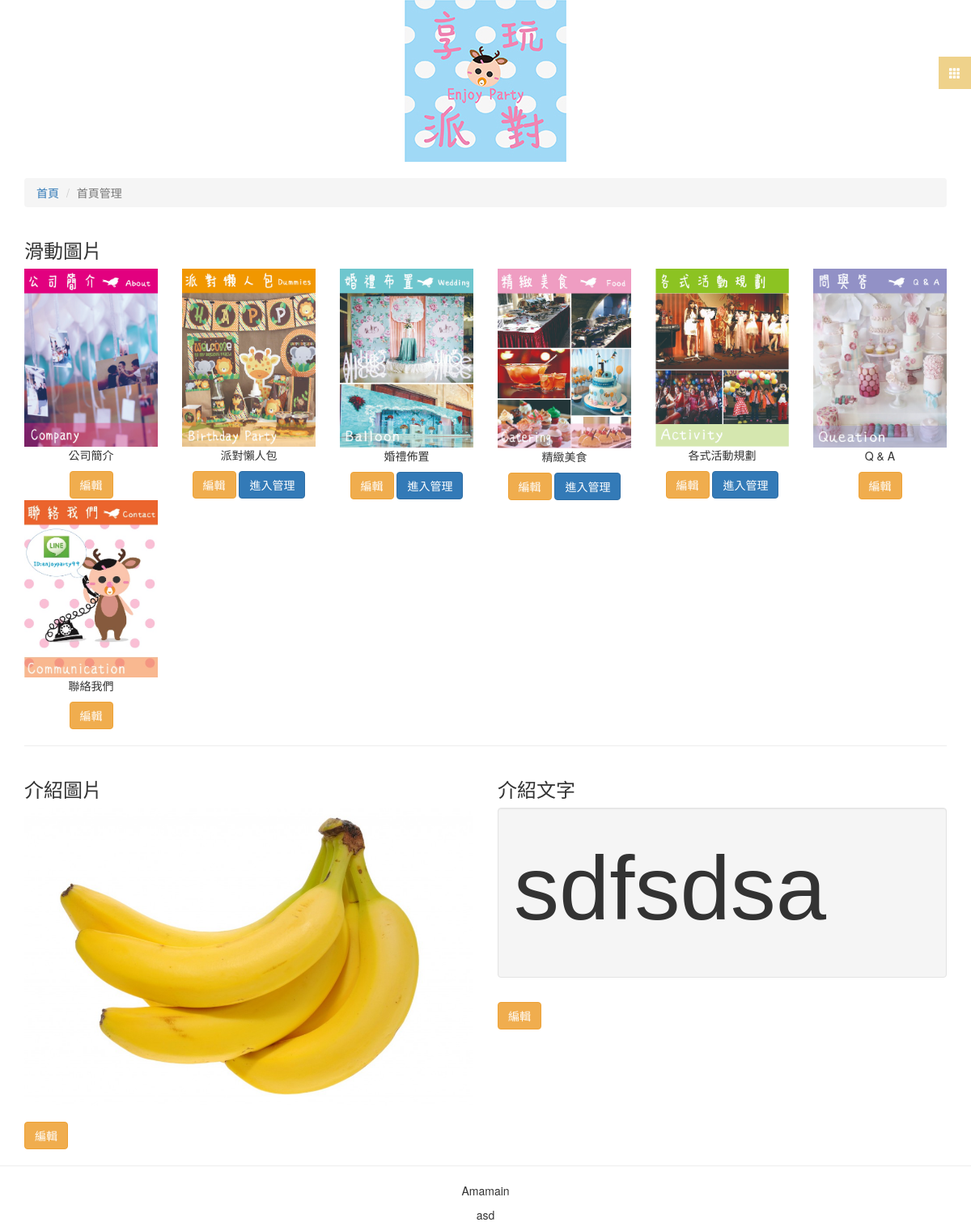
Page /index.php/welcome/admin on the committed database.
### tables this page shows
CREATE TABLE IF NOT EXISTS `welcome_slide` (
`id` int(11) NOT NULL,
  `title` varchar(255) NOT NULL,
  `path` varchar(255) NOT NULL,
  `url` text NOT NULL
);

CREATE TABLE IF NOT EXISTS `welcome_picture` (
`id` int(11) NOT NULL,
  `path` varchar(255) NOT NULL
);

CREATE TABLE IF NOT EXISTS `welcome_text` (
`id` int(11) NOT NULL,
  `content` text NOT NULL
);

### application/core/MY_Loader.php (called while the page is built, shortened)
<?php
class MY_Loader extends CI_Loader {
	public function view($view, $vars = array(), $return = FALSE)
	{
		$vars = array_merge(['_logo' => $this->_logo()], ['_background' => $this->_background()], ['_footer' => $this->_footer()], $vars);
		return $this->_ci_load(array(
			'_ci_view' => $view,
			'_ci_vars' => $this->_ci_object_to_array($vars),
			'_ci_return' => $return
		));
	}
	private function _logo()
	{
		$CI =& get_instance();
		return $CI->logo_model->select_data(1)->path;
	}
	private function _background()
	{
		$CI =& get_instance();
		return $CI->background_model->select_data(1)->path;
	}
	private function _footer()
	{
		$CI =& get_instance();
		return $CI->footer_model->select_data(1)->content;
	}
}

### application/controllers/Welcome.php (called while the page is built, shortened)
<?php
class Welcome extends MY_Controller {
	public function __construct()
	{
		$this->load->model(['welcomepicture_model', 'welcometext_model', 'welcomeslide_model']);
	}
	public function admin()
	{
		$slides = $this->welcomeslide_model->select_all_data('asc');
		$picture = $this->welcomepicture_model->select_data(1);
		$text = $this->welcometext_model->select_data(1);
		$navlists =	[
			'' => '首頁',
			'welcome/admin' => '首頁管理'
		];
		$this->load->view('welcome/admin', [
			'slides' => $slides,
			'picture' => $picture,
			'text' => $text,
			'navlists' => $navlists
		]);
		return true;
	}
}

### index.php (called while the page is built, shortened)
<?php
require_once BASEPATH.'core/CodeIgniter.php';

### application/core/MY_Model.php (called while the page is built, shortened)
<?php
class MY_Model extends BASE_Model {
	protected $table;
	protected $primaryKey;
	function select_all_data($order = 'desc')
	{
		$this->db->order_by($this->primaryKey, $order);
		$query = $this->db->get($this->table);
		return $query->result();
	}
	function select_data($id)
	{
		$query = $this->db->get_where($this->table, array($this->primaryKey => $id));
		return $query->row();
	}
}

### application/views/welcome/admin.php (the view, shortened to what this page needs)
<?php require_once VIEWPATH.'_layouts/_header.php' ?>
<section class="container">
	<h3>滑動圖片</h3>
	<div class="row text-center">
		<div class="col-xs-12 col-sm-2">
			<img src="<?=base_url($slides[0]->path)?>" alt="" class="img-responsive">
			<p><?=$slides[0]->title?></p>
			<a href="<?=base_url('welcome/edit_slide/'.$slides[0]->id)?>" class="btn btn-warning">編輯</a>
		</div>
		<div class="col-xs-12 col-sm-2">
			<img src="<?=base_url($slides[1]->path)?>" alt="" class="img-responsive">
			<p><?=$slides[1]->title?></p>
			<a href="<?=base_url('welcome/edit_slide/'.$slides[1]->id)?>" class="btn btn-warning">編輯</a>
			<a href="<?=base_url('page/index/'.$slides[1]->id)?>" class="btn btn-primary">進入管理</a>
		</div>
		<div class="col-xs-12 col-sm-2">
			<img src="<?=base_url($slides[2]->path)?>" alt="" class="img-responsive">
			<p><?=$slides[2]->title?></p>
			<a href="<?=base_url('welcome/edit_slide/'.$slides[2]->id)?>" class="btn btn-warning">編輯</a>
			<a href="<?=base_url('page/index/'.$slides[2]->id)?>" class="btn btn-primary">進入管理</a>
		</div>
		<div class="col-xs-12 col-sm-2">
			<img src="<?=base_url($slides[3]->path)?>" alt="" class="img-responsive">
			<p><?=$slides[3]->title?></p>
			<a href="<?=base_url('welcome/edit_slide/'.$slides[3]->id)?>" class="btn btn-warning">編輯</a>
			<a href="<?=base_url('page/index/'.$slides[3]->id)?>" class="btn btn-primary">進入管理</a>
		</div>
		<div class="col-xs-12 col-sm-2">
			<img src="<?=base_url($slides[4]->path)?>" alt="" class="img-responsive">
			<p><?=$slides[4]->title?></p>
			<a href="<?=base_url('welcome/edit_slide/'.$slides[4]->id)?>" class="btn btn-warning">編輯</a>
			<a href="<?=base_url('page/index/'.$slides[4]->id)?>" class="btn btn-primary">進入管理</a>
		</div>
		<div class="col-xs-12 col-sm-2">
			<img src="<?=base_url($slides[5]->path)?>" alt="" class="img-responsive">
			<p><?=$slides[5]->title?></p>
			<a href="<?=base_url('welcome/edit_slide/'.$slides[5]->id)?>" class="btn btn-warning">編輯</a>
		</div>
		<div class="clearfix"></div>
		<div class="col-xs-12 col-sm-2">
			<img src="<?=base_url($slides[6]->path)?>" alt="" class="img-responsive">
			<p><?=$slides[6]->title?></p>
			<a href="<?=base_url('welcome/edit_slide/'.$slides[6]->id)?>" class="btn btn-warning">編輯</a>
		</div>
	</div>
	<hr>
	<div class="row">
		<div class="col-xs-12 col-sm-6">
			<h3>介紹圖片</h3>
			<img src="<?=base_url($picture->path)?>" alt="" class="img-responsive">
			<a href="<?=base_url('welcome/edit_picture')?>" class="btn btn-warning">編輯</a>
		</div>
		<div class="col-xs-12 col-sm-6">
			<h3>介紹文字</h3>
			<div class="well"><?=$text->content?></div>
			<a href="<?=base_url('welcome/edit_text')?>" class="btn btn-warning" style="margin: 10px 0">編輯</a>
		</div>
	</div>
</section>
<?php require_once VIEWPATH.'_layouts/_footer.php' ?>

### rows in the picture
welcome_slide: path (picture), title "公司簡介"
welcome_slide: path (picture), title "派對懶人包"
welcome_slide: path (picture), title "婚禮佈置"
welcome_slide: path (picture), title "精緻美食"
welcome_slide: path (picture), title "各式活動規劃"
welcome_slide: path (picture), title "Q & A"
welcome_slide: path (picture), title "聯絡我們"
welcome_picture: path (picture)
welcome_text: content "sdfsdsa"

### other values in the picture
$value "首頁"
$value "首頁管理"
$_footer "Amamain asd"
